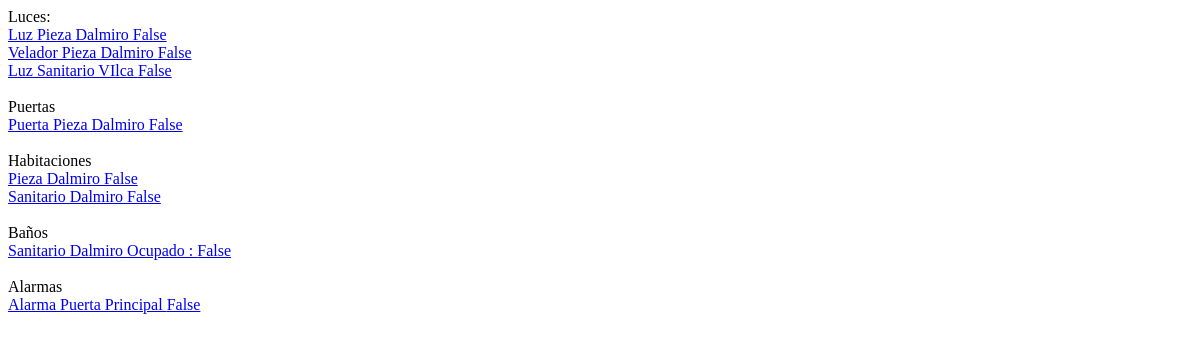
The app's page /onoff/sanitario/2/, older data.
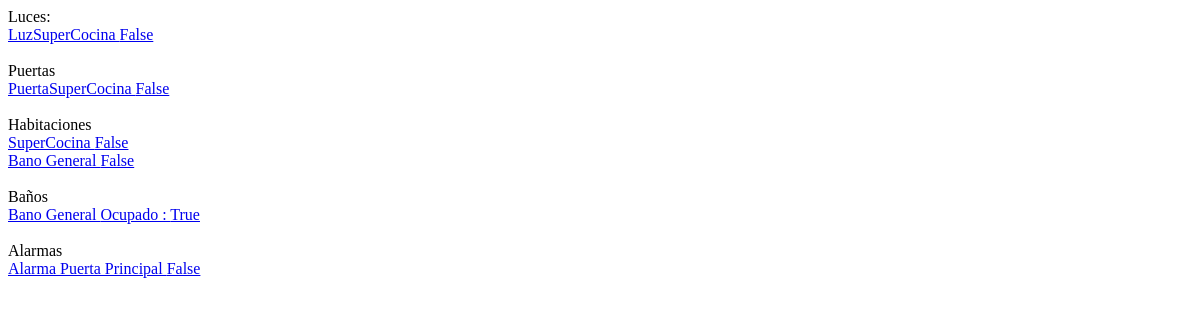
The same page, newer data.
### onoff/models.py (models this page shows, shortened)
class Luz(models.Model):
    class Meta:
        verbose_name = "Luz"
        verbose_name_plural = "Luces"
        permissions = (
            ("prender_luz", "Puede prender luz"),
        )
    nombre = models.CharField(u"Nombre",max_length=200)
    status = models.BooleanField(u'Status', default=False)
    pin = models.IntegerField(u'Pin', default=1)
    lugar = models.ForeignKey(Habitacion)

class Puerta(models.Model):
    class Meta:
        verbose_name = "Puerta"
        verbose_name_plural = "Puertas	"
    nombre = models.CharField(u"Nombre",max_length=200)
    status = models.BooleanField(u'Status', default=False)
    pin = models.IntegerField(u'Pin', default=1)
    lugar = models.ForeignKey(Habitacion)

class Habitacion(models.Model):
    class Meta:
        verbose_name = "Habitacion"
        verbose_name_plural = "Habitaciones"
    nombre = models.CharField(u'Nombre', max_length=200)
    status = models.BooleanField (u'Status general de la habitacion', default=False)

class Sanitario(Habitacion):
    class Meta:
        verbose_name = "Sanitario"
        verbose_name_plural = "Sanitarios"
    ocupado = models.BooleanField(u'Ocupado', default=False)

class Alarma(models.Model):
    class Meta:
        verbose_name = "Alarma"
        verbose_name_plural = "Alarmas"
    nombre = models.CharField(u"Nombre",max_length=200)
    status = models.BooleanField(u'Status', default=False)
    pin = models.IntegerField(u'Pin', default=1)

### onoff/views.py (the view)
# urls.py: url(r'^sanitario/(?P<id_sanitario>[0-9]+)/$', 'module_1.views.sanitario', name='sanitario'),
def sanitario(request, id_sanitario):
    context = RequestContext(request)
    sanitario = Sanitario.objects.get(id = id_sanitario)
    if sanitario.ocupado:
        sanitario.ocupado = False
    else:
        sanitario.ocupado = True
    sanitario.save()
    luces = Luz.objects.all()
    puertas = Puerta.objects.all()
    habitaciones = Habitacion.objects.all()
    sanitarios = Sanitario.objects.all()
    alarmas = Alarma.objects.all()
    return render_to_response('onoff.html',{'luces':luces,'puertas':puertas, 'habitaciones':habitaciones, 'sanitarios':sanitarios,'alarmas':alarmas},context)

### onoff/templates/onoff.html (shortened to what this page needs)
{% for luz in luces %}
	<a href="{% url 'onoff:luz' luz.id %}">{{luz.nombre}}            {{luz.status}}</a><br>
{% endfor %}
<br>Puertas<br>
{% for puerta in puertas %}
	<a href="{% url 'onoff:puerta' puerta.id %}">{{puerta.nombre}}          {{puerta.status}}</a><br>
{% endfor %}
<br>Habitaciones<br>
{% for habitacion in habitaciones %}
	<a href="{% url 'onoff:habitacion' habitacion.id %}">{{habitacion.nombre}}          {{habitacion.status}}<br></a>
{% endfor %}
<br>Baños<br>
{% for sanitario in sanitarios %}
	<a href="{% url 'onoff:sanitario' sanitario.id %}">{{sanitario.nombre}}         Ocupado :   {{sanitario.ocupado}}<br></a>
{% endfor %}
<br>Alarmas<br>
{% for alarma in alarmas %}
	<a href="{% url 'onoff:alarma' alarma.id %}">{{alarma.nombre}}        {{alarma.status}}<br></a>
{% endfor %}

Row changes from the older to the newer data that the page shows:
removed Luz: nombre "Velador Pieza Dalmiro", status "False"
removed Luz: nombre "Luz Sanitario VIlca", status "False"
changed Luz "False": nombre "Luz Pieza Dalmiro" → "LuzSuperCocina"
changed Puerta "False": nombre "Puerta Pieza Dalmiro" → "PuertaSuperCocina"
changed Habitacion: nombre "Pieza Dalmiro" → "SuperCocina"
changed Habitacion: nombre "Sanitario Dalmiro" → "Bano General"
changed Sanitario: nombre "Sanitario Dalmiro" → "Bano General"; ocupado "False" → "True"
